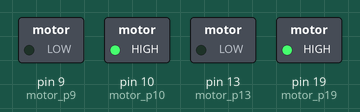
This sketch was run on a simulated Arduino Uno, built with avr-gcc and run on an emulated ATmega328P. Shown: switched loads named in the sketch (green lamp = pin HIGH). What the sketch prints to the serial monitor is not drawn.

Above: at 0.1 s.
Timing chart, 0 to 1.6 s (numbered marks = the images above):
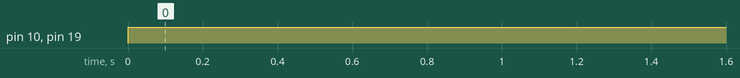

The sketch:

_20NovPrueba.ino
```cpp
//No se pudieron seguir con pruebas por la soldadura

#define motor_p9 9
#define motor_p10 10

#define motor_p19 19
#define motor_p13 13

int value = 70;
int valueGiro = 100;
int valueAsesinar = 150;
//Se usara PWD hasta que se estrablezca bien la comunicación.

void setup() {
  Serial.begin(9600);
  pinMode(motor_p9, OUTPUT);
  pinMode(motor_p10, OUTPUT);

    pinMode(motor_p19, OUTPUT);
  pinMode(motor_p13, OUTPUT);

  Serial.println("SIIII");
}

void loop() {
  digitalWrite(motor_p9, 0);
  digitalWrite(motor_p10, 1);

  digitalWrite(motor_p13,0);
  digitalWrite(motor_p19, 1);
}
```

Measured:
- by itself, pin 10 (motor_p10), pin 19 (motor_p19): LOW → HIGH at 0.00 s
